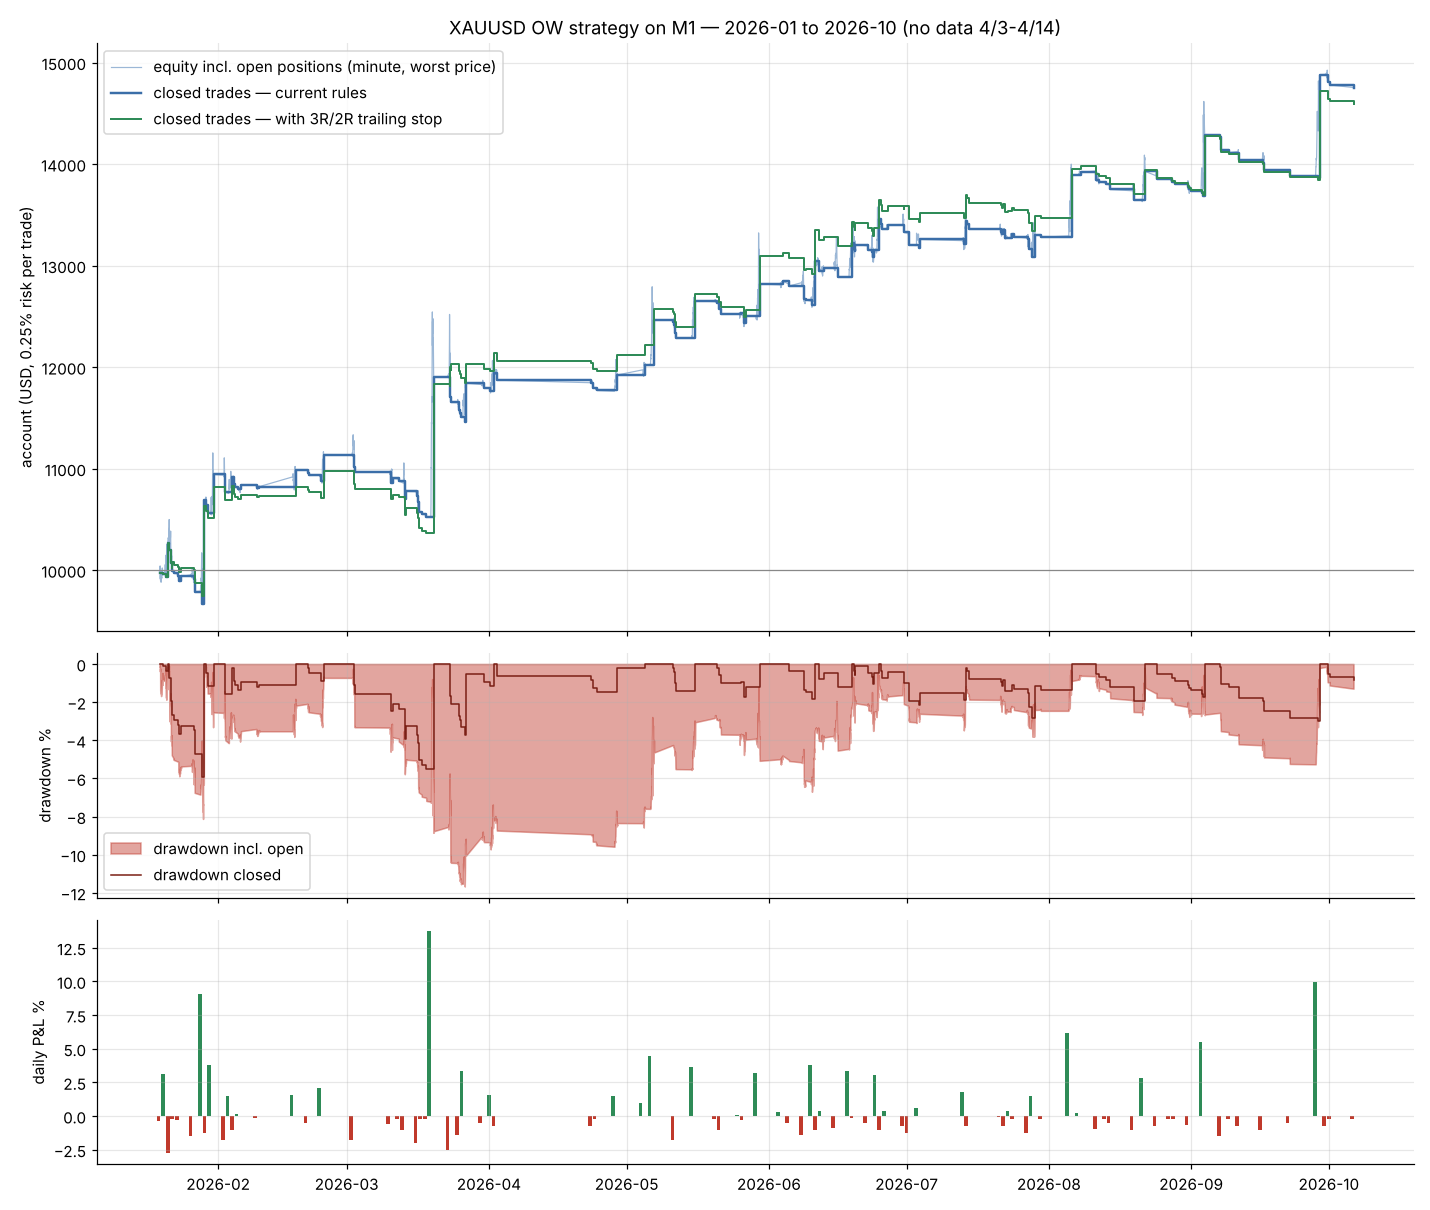

Here is the Python script that generated this plot:
"""第三十三部分：M1 版 OW 的交易曲線（2026/1~10/8）。
現行（收盤出場）與「3R 啟動、距 2R 移動停損」；帳戶 1 萬美元、每筆 0.25% 風險（每 R = 25 美元）、不複利。
含逐分鐘浮動權益（持倉中的未實現損益，用 K 棒最差價）。"""
import numpy as np, pandas as pd
from part27_ow import data
from part32_constraints import manage

X = pd.read_csv("part31_m1_trades.csv", parse_dates=["day", "t_in", "exit_time"]).sort_values("t_in").reset_index(drop=True)
days, D, ARR = data("data/XAUUSD_M1_2026.csv", 1)
X["R_trail"] = [manage(r, ARR, 1, trail=(3, 2))[0] for r in X.itertuples()]

# 逐分鐘浮動（現行版）
rows = []
for n, r in enumerate(X.itertuples()):
    t, O, H, L, C, S, mins = ARR[r.day]
    j = int(np.searchsorted(t, r.exit_time - pd.Timedelta(minutes=1)))
    if j > r.i:
        worst = r.side * ((L if r.side == 1 else H)[r.i:j] - r.lvl) / r.risk
        rows.append(pd.Series(worst, index=t[r.i:j], name=n))
U = pd.concat(rows, axis=1).sort_index()
openR = U.sum(axis=1, min_count=1).fillna(0)
real = X.groupby("exit_time").R.sum().sort_index()
ix = openR.index.union(real.index)
mtm = (real.reindex(ix, fill_value=0).cumsum() + openR.reindex(ix, fill_value=0)) * 25 + 10000
closed = real.cumsum() * 25 + 10000
trail = X.groupby("exit_time").R_trail.sum().sort_index().cumsum() * 25 + 10000

def dd(s): return ((s - s.cummax()) / s.cummax() * 100)
lines = [f"M1 OW 2026/1~10/8：{len(X)} 筆",
         f"  現行：期末 {closed.iloc[-1]:,.0f}（{(closed.iloc[-1] / 1e4 - 1) * 100:+.1f}%），平倉最大回撤 {dd(closed).min():.1f}%，含浮動最大回撤 {dd(mtm).min():.1f}%",
         f"  3R/2R 移動停損：期末 {trail.iloc[-1]:,.0f}（{(trail.iloc[-1] / 1e4 - 1) * 100:+.1f}%），平倉最大回撤 {dd(trail).min():.1f}%",
         f"  最長水下期（平倉，現行）：{(lambda s: (s.index.to_series().groupby((s >= s.cummax()).cumsum()).agg(lambda x: (x.max() - x.min()).days)).max())(closed)} 天"]
print("\n".join(lines)); open("results_part33.txt", "w").write("\n".join(lines) + "\n")

import matplotlib; matplotlib.use("Agg")
import matplotlib.pyplot as plt
plt.rcParams.update({"axes.grid": True, "grid.alpha": .3, "axes.spines.top": False, "axes.spines.right": False})
fig, ax = plt.subplots(3, 1, figsize=(13, 11), sharex=True, gridspec_kw=dict(height_ratios=[2.4, 1, 1]))
m = mtm.resample("30min").last().dropna()
ax[0].plot(m.index, m.values, color="#9bb7d6", lw=.8, label="equity incl. open positions (minute, worst price)")
ax[0].plot(closed.index, closed.values, color="#3b6ea8", lw=1.6, drawstyle="steps-post", label="closed trades — current rules")
ax[0].plot(trail.index, trail.values, color="#2e8b57", lw=1.3, drawstyle="steps-post", label="closed trades — with 3R/2R trailing stop")
ax[0].axhline(10000, color="#888", lw=.8)
ax[0].set_ylabel("account (USD, 0.25% risk per trade)"); ax[0].legend(loc="upper left")
ax[0].set_title("XAUUSD OW strategy on M1 — 2026-01 to 2026-10 (no data 4/3-4/14)")
d = dd(mtm).resample("30min").min().dropna()
ax[1].fill_between(d.index, d.values, 0, color="#c0392b", alpha=.45, label="drawdown incl. open")
ax[1].plot(dd(closed).index, dd(closed).values, color="#7a1f15", lw=1, drawstyle="steps-post", label="drawdown closed")
ax[1].set_ylabel("drawdown %"); ax[1].legend(loc="lower left")
dr = X.groupby("day").R.sum() * 0.25
ax[2].bar(dr.index, dr.values, width=0.8, color=["#2e8b57" if v > 0 else "#c0392b" for v in dr.values])
ax[2].set_ylabel("daily P&L %")
plt.tight_layout(); plt.savefig("part33_m1_curve.png", dpi=110)
